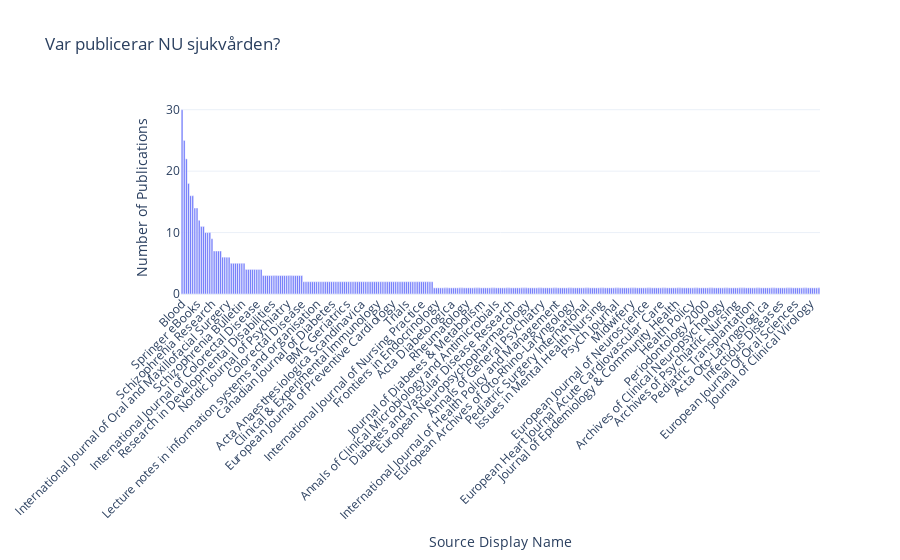

Notebook code cell kept with this figure:
### Code cell
import plotly.express as px

# Count the occurrences of each source display name
source_counts = df['primary_location.source.display_name'].value_counts().reset_index()
source_counts.columns = ['Source', 'Count']

# Create a bar chart using Plotly
fig = px.bar(
    source_counts,
    x='Source',
    y='Count',
    title='Var publicerar NU sjukvården?',
    labels={'Source': 'Source Display Name', 'Count': 'Number of Publications'},
    template='plotly_white'
)

# Update layout for better readability
fig.update_layout(
    xaxis_title='Source Display Name',
    yaxis_title='Number of Publications',
    xaxis_tickangle=-45  # Rotate x-axis labels for better readability
)

# Show the figure
fig.show()

### Figure 1 — Plotly figure (JSON) as saved in the notebook; plotly's stock layout.template omitted (floating-point values rounded to 4 significant figures; data arrays with more than 128 entries replaced by an {"elided": "..."} marker saying what was removed)
{"data": [{"alignmentgroup": "True", "hovertemplate": "Source Display Name=%{x}<br>Number of Publications=%{y}<extra></extra>", "legendgroup": "", "marker": {"color": "#636efa", "pattern": {"shape": ""}}, "name": "", "offsetgroup": "", "orientation": "v", "showlegend": false, "textposition": "auto", "type": "bar", "x": {"elided": "299 str values"}, "xaxis": "x", "y": {"elided": "299 int values"}, "yaxis": "y"}], "layout": {"barmode": "relative", "legend": {"tracegroupgap": 0}, "title": {"text": "Var publicerar NU sjukvården?"}, "xaxis": {"anchor": "y", "domain": [0, 1], "tickangle": -45, "title": {"text": "Source Display Name"}}, "yaxis": {"anchor": "x", "domain": [0, 1], "title": {"text": "Number of Publications"}}}}
